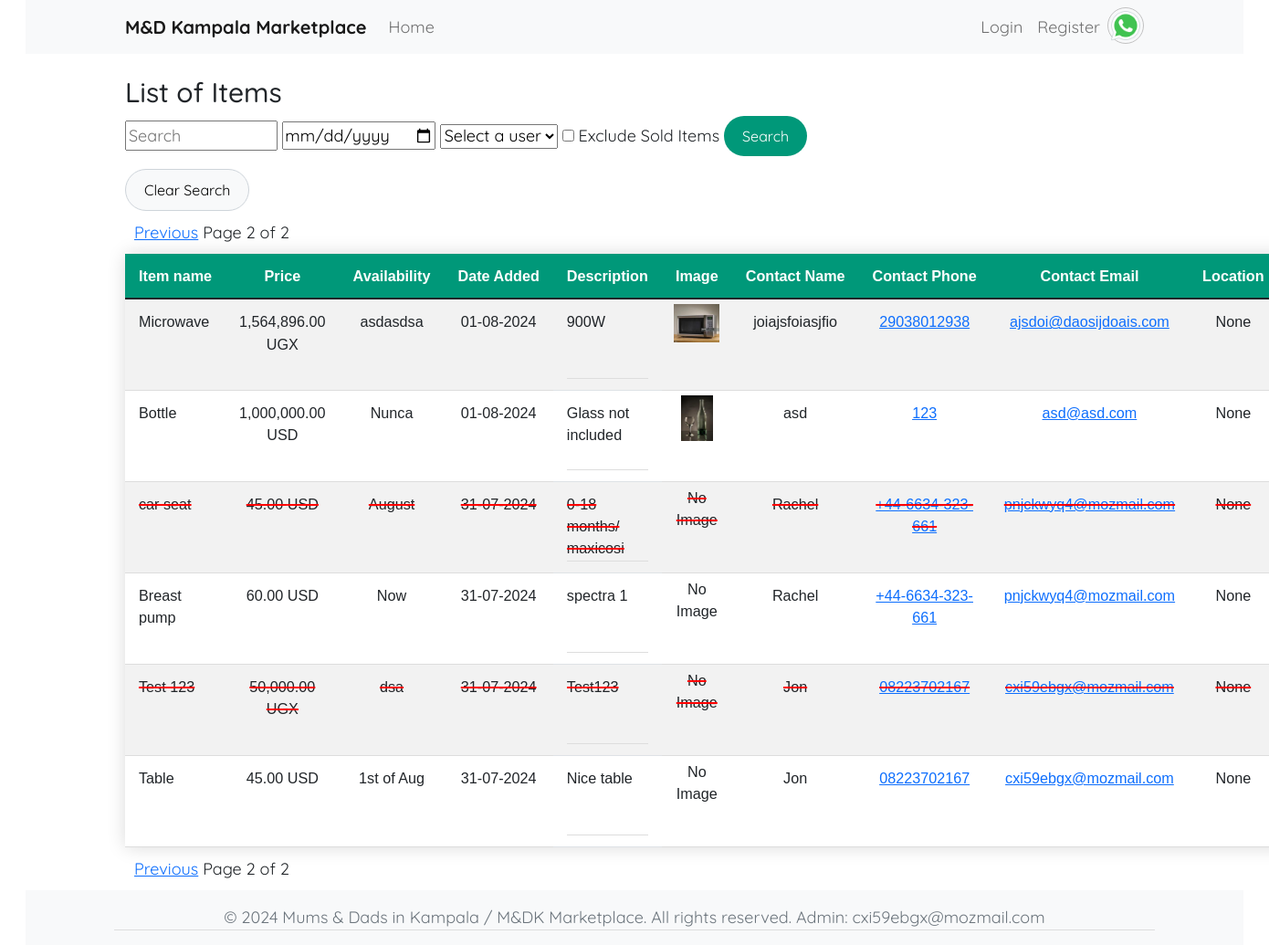
/?page=2&search=, run on the app's committed database.
### app.py (models this page shows, shortened)
class Item(db.Model):
    id = db.Column(db.Integer, primary_key=True)
    user_id = db.Column(db.Integer, db.ForeignKey('user.id'), nullable=False)
    contact_id = db.Column(db.Integer, db.ForeignKey('contact.id'), nullable=False)
    name = db.Column(db.String(100), nullable=False)
    description = db.Column(db.String)
    price = db.Column(db.Float, nullable=False)
    currency = db.Column(db.String(3), nullable=False)
    availability = db.Column(db.String(50))
    image_path = db.Column(db.String(255))
    created_at = db.Column(db.DateTime, default=datetime.utcnow)
    sold = db.Column(db.Boolean, default=False)
    thumbnail_path = db.Column(db.String(255))

class Contact(db.Model):
    id = db.Column(db.Integer, primary_key=True)
    name = db.Column(db.String(100))
    phone = db.Column(db.String(20))
    email = db.Column(db.String(100))
    location = db.Column(db.String(20))
    items = db.relationship('Item', backref='contact', lazy=True)

### app.py (the view, shortened to what this page needs)
@app.route("/")
def index():
    page = request.args.get('page', 1, type=int)
    per_page = 10  # Number of items per page
    search = request.args.get('search', '')
    date = request.args.get('date')  # Get the date from the request
    username = request.args.get('username')  # Get the username from the request
    exclude_sold = request.args.get('exclude_sold')  # Get the exclude sold checkbox value
    users = User.query.all()
    query = Item.query
    if date:
        query = query.filter(func.date(Item.created_at) == date)
    if username:
        query = query.filter(Item.user_id == username)
    if exclude_sold:
        query = query.filter(Item.sold == 0)
    items = query.order_by(Item.created_at.desc()).paginate(page=page, per_page=per_page, error_out=False)
    user_agent = request.headers.get('User-Agent')
    is_mobile_device = is_mobile(user_agent)
    return render_template("index_mobile.html" if is_mobile_device else "index.html", items=items, search=search, date=date, users=users, str=str, exclude_sold=exclude_sold, is_mobile=is_mobile_device)

### app.py (called while the page is built)
def is_mobile(user_agent_string):
    mobile_patterns = [
        'Mobile', 'Android', 'iPhone', 'iPad', 'Windows Phone',
        'BlackBerry', 'Nokia', 'Opera Mini', 'webOS'
    ]
    return any(pattern in user_agent_string for pattern in mobile_patterns)

@app.after_request
def after_request(response):
    response.headers["Cache-Control"] = "no-cache, no-store, must-revalidate"
    response.headers["Expires"] = 0
    response.headers["Pragma"] = "no-cache"
    return response

@app.template_filter('currency')
def currency_filter(value):
    return f"{value:,.2f}"

### templates/index.html (shortened to what this page needs)
{% extends "layout.html" %}
{% block content %}
<h1>List of Items</h1>
<form action="{{ url_for('index') }}" method="get">
    <input type="text" name="search" value="{{ search }}" placeholder="Search" class="custom-form-control">
    <input type="date" name="date" class="custom-form-control">
    <select id="username-dropdown" name="username">
        <option value="">Select a user</option>
    </select>
    <label for="exclude-sold">
        <input type="checkbox" id="exclude-sold" name="exclude_sold" {% if request.args.get('exclude_sold') %}checked{% endif %}>
        Exclude Sold Items
    </label>
    <button type="submit" class="search-button">Search</button>
</form>
<a href="{{ url_for('index') }}">
    <button type="button" class="clear-search-button">Clear Search</button>
</a>
<div class="pagination">
    {% if items.has_prev %}
    <a&nbsp;<a href="#"></a><a href="{{ url_for('index', page=items.prev_num, search=search) }}">Previous</a>
    {% endif %}
    Page {{ items.page }} of {{ items.pages }} &nbsp;<a href="#"></a>
</div>
<table id="item-table"
       class="table table-striped"
       data-toggle="table"
       data-pagination="true"
       data-search="true"
       data-show-columns="true"
       data-show-refresh="true"
       data-filter-control="true">
    <thead>
        <tr>
            <th id="styled-th" class="text-start" data-field="name" data-filter-control="input">Item name</th>
            <th id="styled-th" class="text-center" data-field="price" data-filter-control="input">Price</th>
            <th id="styled-th" class="text-center" data-field="availability" data-filter-control="select">Availability</th>
            <th id="styled-th" class="text-center" data-field="created_at" data-filter-control="datepicker">Date Added</th>
            <th id="styled-th" class="text-start" data-field="description" data-filter-control="input">Description</th>
            <th id="styled-th" class="text-center" data-field="image">Image</th>
            <th id="styled-th" class="text-center" data-field="contact_name" data-filter-control="input">Contact Name</th>
            <th id="styled-th" class="text-center" data-field="contact_phone">Contact Phone</th>
            <th id="styled-th" class="text-center" data-field="contact_email">Contact Email</th>
            <th id="styled-th" class="text-center" data-field="location">Location</th>
        </tr>
    </thead>
    <tbody>
        {% for item in items %}
            <tr class="{% if item.sold != 0 %}strikethrough{% endif %}">
                <td id="styled-td" class="text-start">{{ item.name }}</td>
                <td id="styled-td" class="text-center">{{ item.price | currency }} {{ item.currency }}</td>
                <td id="styled-td" class="text-center">{{ item.availability }}</td>
                <td id="styled-td" class="text-center">{{ item.created_at.strftime('%d-%m-%Y') }}</td>
                <td id="styled-td" class="scrollable-container">
                    <div id="styled-td" class="text-start scrollable-content">
                      {{ item.description }}
                    </div>
                  </td>
                  <td class="text-center image-cell">
                    {% if item.thumbnail_path %}
                        <a href="{{ item.image_path }}" target="_blank" class="thumbnail-link">
                            <img src="{{ item.thumbnail_path }}" alt="{{ item.name }}" class="thumbnail">
                        </a>
                    {% else %}
                        No Image
                    {% endif %}
                </td>
                <td id="styled-td" class="text-center">{{ item.contact.name }}</td>
                <td id="styled-td" class="text-center">
                    <a href="tel:{{ item.contact.phone }}">{{ item.contact.phone }}</a>
                  </td>
                  <td id="styled-td" class="text-center">
                    <a href="mailto:{{ item.contact.email }}">{{ item.contact.email }}</a>
                  </td>
                  <td id="styled-td" class="text-center">
                    {% if item.contact.location %}
                      <a href="https://www.google.com/maps/search/?api=1&query={{ item.contact.location }}" target="_blank">
                        {{ item.contact.location }}
                      </a>
                    {% else %}
                      {{ item.contact.location }}
                    {% endif %}
                  </td>
            </tr>
        {% endfor %}
    </tbody>
</table>
<div class="pagination">
    {% if items.has_prev %}
    <a&nbsp;<a href="#"></a><a href="{{ url_for('index', page=items.prev_num, search=search) }}">Previous</a>
    {% endif %}
    Page {{ items.page }} of {{ items.pages }} &nbsp;<a href="#"></a>
</div>
{% endblock %}

### static/css/styles.css (style rules this page uses)
body { display: flex; flex-direction: column; min-height: 100vh; font-family: 'Quicksand'; font-size: 18px; margin-left: 2%; margin-right: 2%; }
h1, h2 { font-size: 30px; }
.pagination { padding: 10px; }
.table.table-striped { table-layout: auto; width: 100%; margin-left: auto; margin-right: auto; border-collapse: collapse; margin: 0; font-family: 'Quicksand'; font-size: 0.9em; font-family: sans-serif; box-shadow: 0 0 20px rgba(0, 0, 0, 0.15); border-radius: 5px 5px 0 0; overflow: hidden; box-shadow: 0 0 20px rgba(0, 0, 0, 0.15); }
.table.table-striped thead tr { background-color: #009879; color: #ffffff; height: 30px; text-align: left; vertical-align: middle; }
.table.table-striped th { white-space: nowrap; }
.table.table-striped th, .table.table-striped td { word-wrap: break-word; padding: 12px 15px; text-align: center; width: auto; }
.text-start, .text-center { border-bottom: 1px solid #dddddd; }
.table.table-striped th:nth-child(1), .table.table-striped td:nth-child(1) { width: 10%; }
.table.table-striped th:nth-child(2), .table.table-striped td:nth-child(2) { width: 10%; }
.table.table-striped th:nth-child(4), .table.table-striped td:nth-child(4) { width: 10%; }
.table.table-striped th:nth-child(5), .table.table-striped td:nth-child(5) { width: 15%; }
.table.table-striped th:nth-child(7), .table.table-striped td:nth-child(7) { width: 10%; }
.table.table-striped th:nth-child(8), .table.table-striped td:nth-child(8) { width: 10%; }
.table.table-striped th:nth-child(9), .table.table-striped td:nth-child(9) { width: 15%; }
.custom-form-control { width: 15%; max-width: 100%; margin: 0 auto 10px; }
.image-cell { width: 80px; padding: 5px !important; }
.thumbnail-link { display: block; width: 100%; height: 100%; display: flex; justify-content: center; align-items: center; }
.thumbnail { max-width: 50px; max-height: 50px; object-fit: cover; transition: transform 0.2s ease-in-out; }
.table.table-striped { overflow: visible; }
.strikethrough { text-decoration: line-through; text-decoration-color: red; text-decoration-thickness: 2px; }
.search-button, .clear-search-button { padding: 10px 20px; border: none; border-radius: 25px; color: #fff; cursor: pointer; font-size: 16px; }
.search-button { background-color: #009879; }
.clear-search-button { background-color: #f8f9fa; color: #000; border: 1px solid #ced4da; margin-top: 10px; }
.scrollable-container { height: 100px; max-height: 100px; width: 300px; padding: 0; vertical-align: top; }
.scrollable-content { height: 100%; overflow-y: auto; overflow-x: hidden; box-sizing: border-box; }
.table.table-striped td { max-height: 100px; overflow: hidden; }

### data on the page
Item: name "Microwave", price "1,564,896.00", currency "UGX", availability "asdasdsa", created_at "01-08-2024", description "900W", thumbnail_path (picture), contact.name "joiajsfoiasjfio", contact.phone "29038012938", contact.email "ajsdoi@daosijdoais.com", contact.location "None"
Item: name "Bottle", price "1,000,000.00", currency "USD", availability "Nunca", created_at "01-08-2024", description "Glass not included", thumbnail_path (picture), contact.name "asd", contact.phone "123", contact.email "asd@asd.com", contact.location "None"
Item: name "car seat", price "45.00", currency "USD", availability "August", created_at "31-07-2024", description "0-18 months/ maxicosi", shows "No Image", contact.name "Rachel", contact.phone "+44-6634-323-661", contact.email "pnjckwyq4@mozmail.com", contact.location "None"
Item: name "Breast pump", price "60.00", currency "USD", availability "Now", created_at "31-07-2024", description "spectra 1", shows "No Image", contact.name "Rachel", contact.phone "+44-6634-323-661", contact.email "pnjckwyq4@mozmail.com", contact.location "None"
Item: name "Test 123", price "50,000.00", currency "UGX", availability "dsa", created_at "31-07-2024", description "Test123", shows "No Image", contact.name "Jon", contact.phone "08223702167", contact.email "cxi59ebgx@mozmail.com", contact.location "None"
Item: name "Table", price "45.00", currency "USD", availability "1st of Aug", created_at "31-07-2024", description "Nice table", shows "No Image", contact.name "Jon", contact.phone "08223702167", contact.email "cxi59ebgx@mozmail.com", contact.location "None"

### other printed values
{{ items.page }} "2"
{{ items.pages }} "2"
